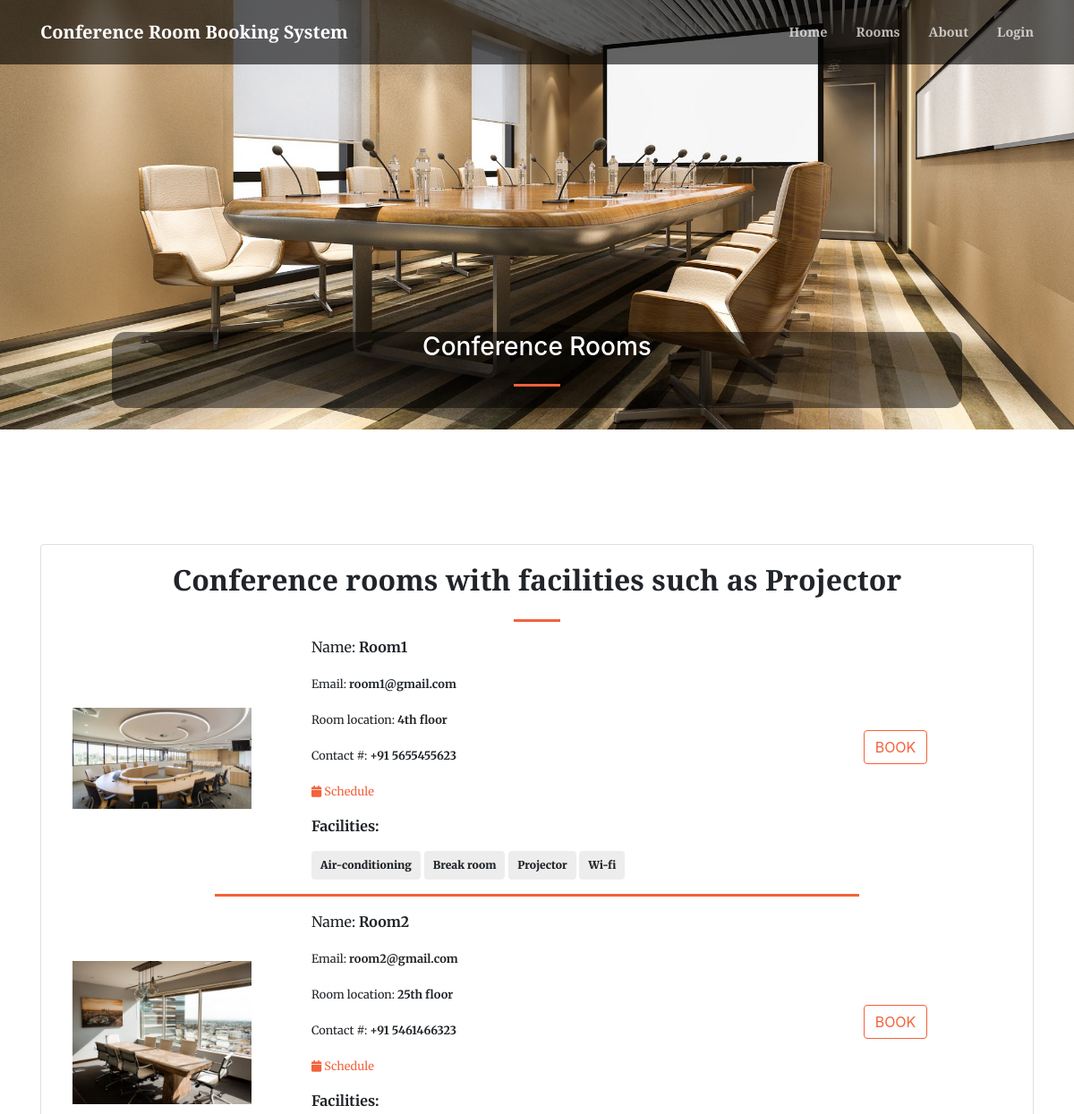
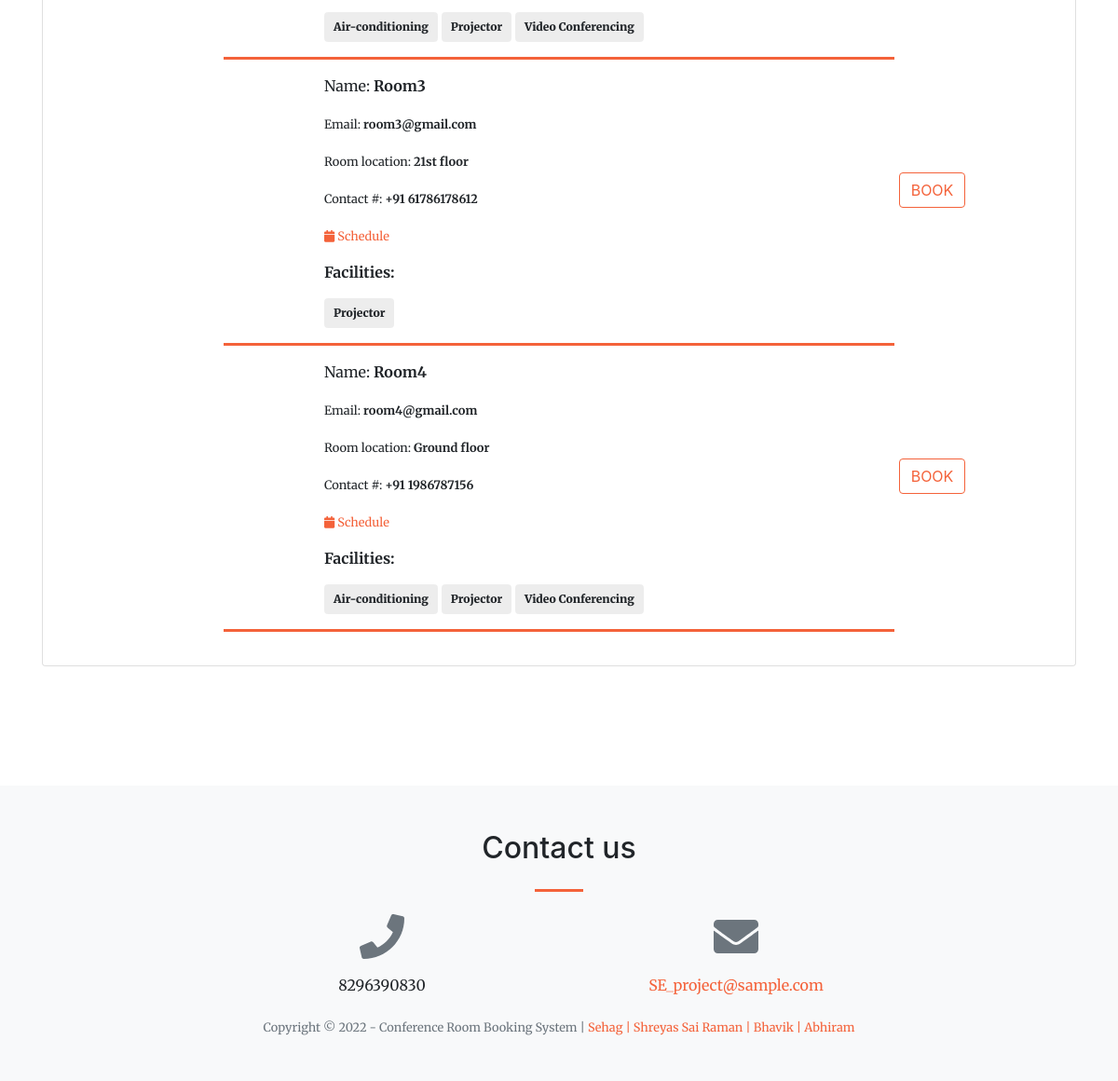
Page /index.php?page=doctors&sid=1 on the committed database (2 pictures, top to bottom).
### tables this page shows
CREATE TABLE `facilities` (
  `id` int(30) NOT NULL,
  `name` text NOT NULL,
  `img_path` text NOT NULL
);

CREATE TABLE `rooms_list` (
  `id` int(30) NOT NULL,
  `name` text NOT NULL,
  `clinic_address` text NOT NULL,
  `contact` text NOT NULL,
  `email` text NOT NULL,
  `specialty_ids` text NOT NULL,
  `img_path` text NOT NULL,
  `date_created` datetime NOT NULL DEFAULT current_timestamp()
);

### doctors.php (the view, shortened to what this page needs)
<?php include 'admin/db_connect.php';
	$special = $conn->query("SELECT * FROM facilities");
	$ms_arr = array();
	while ($row=$special->fetch_assoc()) {
		$ms_arr[$row['id']] = $row['name'];
	}
?>
        <header class="masthead">
            <div class="container h-100">
                <div class="row h-100 align-items-center justify-content-center text-center">
                    <div class="col-lg-10 align-self-end mb-4 page-title">
                    	<h3 class="text-white">Conference Rooms</h3>
                        <hr class="divider my-4" />
                    </div>
                </div>
            </div>
        </header>
	<section class="page-section" id="doctors" >
        <div class="container">
        	<div class="card">
        		<div class="card-body">
        			<div class="col-lg-12">
						<?php if(isset($_GET['sid']) && $_GET['sid'] > 0): ?>
						<div class="row">
							<div class="col-md-12 text-center">
								<?php
								$s = $conn->query("SELECT * from facilities where id = ".$_GET['sid'])->fetch_array()['name'];
								?>
								<h2><b>Conference rooms with facilities such as <?php echo $s ?></b></h2>
							</div>
						</div>
						<hr class="divider">
						<?php endif; ?>
				<?php
				$where = "";
				if(isset($_GET['sid']) && $_GET['sid'] > 0)
				$where = " where  (REPLACE(REPLACE(REPLACE(specialty_ids,',','\",\"'),'[','[\"'),']','\"]')) LIKE '%\"".$_GET['sid']."\"%' ";
				$cats = $conn->query("SELECT * FROM rooms_list ".$where." order by id asc");
				while($row=$cats->fetch_assoc()):
				?>
				<div class="row align-items-center">
					<div class="col-md-3">
						<img src="assets/img/<?php echo $row['img_path'] ?>" alt="">
					</div>
					<div class="col-md-6">
						 <p>Name: <b><?php echo $row['name']?></b></p>
						 <p><small>Email: <b><?php echo $row['email'] ?></b></small></p>
						 <p><small>Room location: <b><?php echo $row['clinic_address'] ?></b></small></p>
						 <p><small>Contact #: <b><?php echo $row['contact'] ?></b></small></p>
						 <p><small><a href="javascript:void(0)" class="view_schedule" data-id="<?php echo $row['id'] ?>" data-name="<?php echo $row['name']?>"><i class='fa fa-calendar'></i> Schedule</a></b></small></p>
						 <p><b>Facilities:</b></p>
						 <div>
						 	<?php if(!empty($row['specialty_ids'])): ?>
						 	<?php
						 	foreach(explode(",", str_replace(array("[","]"),"",$row['specialty_ids'])) as $k => $val):
						 	?>
						 	<span class="badge badge-light" style="padding: 10px"><large><b><?php echo $ms_arr[$val] ?></b></large></span>
						 	<?php endforeach; ?>
						 	<?php endif; ?>
						 </div>
					</div>
					<div class="col-md-3 text-center align-self-end-sm">
						<button class="btn-outline-primary  btn  mb-4 set_appointment" type="button" data-id="<?php echo $row['id'] ?>"  data-name="<?php echo $row['name']?>">BOOK</button>
					</div>
				</div>
				<hr class="divider" style="max-width: 60vw">
				<?php endwhile; ?>
				</div>
				</div>
        	</div>
        </div>
    </section>

### index.php (shortened to what this page needs)
<!DOCTYPE html>
<html lang="en">
    <?php
    include('header.php');
    ?>
    <body id="page-top">
        <nav class="navbar navbar-expand-lg navbar-light fixed-top py-3" id="mainNav">
            <div class="container">
                <a class="navbar-brand js-scroll-trigger" href="./"><?php echo $_SESSION['setting_name'] ?></a>
                <div class="collapse navbar-collapse" id="navbarResponsive">
                    <ul class="navbar-nav ml-auto my-2 my-lg-0">
                        <li class="nav-item"><a class="nav-link js-scroll-trigger" href="index.php?page=home">Home</a></li>
                        <li class="nav-item"><a class="nav-link js-scroll-trigger" href="index.php?page=doctors"></span>Rooms</a></li>
                        <li class="nav-item"><a class="nav-link js-scroll-trigger" href="index.php?page=about">About</a></li>
                        <?php if(isset($_SESSION['login_id'])): ?>
                        <li class="nav-item"><a class="nav-link js-scroll-trigger" href="admin/ajax.php?action=logout2"><?php echo "Welcome ".$_SESSION['login_name'] ?> <i class="fa fa-power-off"></i></a></li>
                      <?php else: ?>
                        <li class="nav-item"><a class="nav-link js-scroll-trigger" href="admin/index.php" id="login_now">Login</a></li>
                      <?php endif; ?>
                    </ul>
                </div>
            </div>
        </nav>
        <?php
        $page = isset($_GET['page']) ?$_GET['page'] : "home";
        include $page.'.php';
        ?>
        <footer class="bg-light py-5">
            <div class="container">
                <div class="row justify-content-center">
                    <div class="col-lg-8 text-center">
                        <h2 class="mt-0">Contact us</h2>
                        <hr class="divider my-4" />
                    </div>
                </div>
                <div class="row">
                    <div class="col-lg-4 ml-auto text-center mb-5 mb-lg-0">
                        <i class="fas fa-phone fa-3x mb-3 text-muted"></i>
                        <div><?php echo $_SESSION['setting_contact'] ?></div>
                    </div>
                    <div class="col-lg-4 mr-auto text-center">
                        <i class="fas fa-envelope fa-3x mb-3 text-muted"></i>
                        <a class="d-block" href="mailto:<?php echo $_SESSION['setting_email'] ?>"><?php echo $_SESSION['setting_email'] ?></a>
                    </div>
                </div>
            </div>
            <br>
            <div class="container"><div class="small text-center text-muted">Copyright © 2022 - <?php echo $_SESSION['setting_name'] ?> | <a href="https://github.com/Sehag/Conference-Room-booking" target="_blank">Sehag | Shreyas Sai Raman | Bhavik | Abhiram</a></div></div>
        </footer>
    </body>
</html>

### header.php (shortened to what this page needs)
<link href="https://cdnjs.cloudflare.com/ajax/libs/magnific-popup.js/1.1.0/magnific-popup.min.css" rel="stylesheet" />
<link href="admin/assets/vendor/bootstrap-datepicker/css/bootstrap-datepicker.css" rel="stylesheet" />
<link href="css/styles.css" rel="stylesheet" />

### doctors.php (style rules this page uses)
#doctors img { max-height: 300px; max-width: 200px; }

### rows in the picture
facilities: name "Projector"
rooms_list: img_path (picture), name "Room1", email "room1@gmail.com", clinic_address "4th floor", contact "+91 5655455623", specialty_ids "Air-conditioning", specialty_ids "Break room", specialty_ids "Projector", specialty_ids "Wi-fi"
rooms_list: img_path (picture), name "Room2", email "room2@gmail.com", clinic_address "25th floor", contact "+91 5461466323", specialty_ids "Air-conditioning", specialty_ids "Projector", specialty_ids "Video Conferencing"
rooms_list: name "Room3", email "room3@gmail.com", clinic_address "21st floor", contact "+91 61786178612", specialty_ids "Projector"
rooms_list: name "Room4", email "room4@gmail.com", clinic_address "Ground floor", contact "+91 1986787156", specialty_ids "Air-conditioning", specialty_ids "Projector", specialty_ids "Video Conferencing"

### other values in the picture
$_SESSION['setting_name'] "Conference Room Booking System"
$_SESSION['setting_contact'] "8296390830"
$_SESSION['setting_email'] "SE_project@sample.com"
